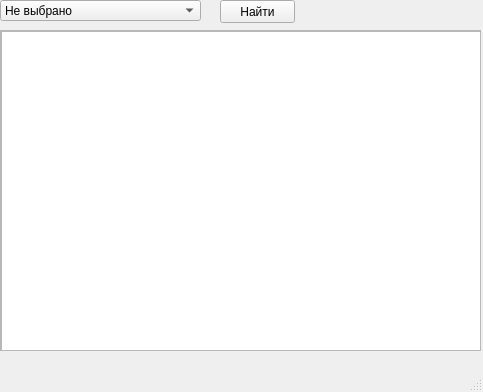
<?xml version="1.0" encoding="UTF-8"?>
<ui version="4.0">
 <class>MainWindow</class>
 <widget class="QMainWindow" name="MainWindow">
  <property name="geometry">
   <rect>
    <x>0</x>
    <y>0</y>
    <width>483</width>
    <height>392</height>
   </rect>
  </property>
  <property name="minimumSize">
   <size>
    <width>483</width>
    <height>392</height>
   </size>
  </property>
  <property name="maximumSize">
   <size>
    <width>483</width>
    <height>392</height>
   </size>
  </property>
  <property name="windowTitle">
   <string>MainWindow</string>
  </property>
  <widget class="QWidget" name="centralwidget">
   <widget class="QScrollArea" name="scrollArea">
    <property name="geometry">
     <rect>
      <x>0</x>
      <y>30</y>
      <width>481</width>
      <height>321</height>
     </rect>
    </property>
    <property name="widgetResizable">
     <bool>true</bool>
    </property>
    <widget class="QWidget" name="scrollAreaWidgetContents">
     <property name="geometry">
      <rect>
       <x>0</x>
       <y>0</y>
       <width>479</width>
       <height>319</height>
      </rect>
     </property>
     <widget class="QTableWidget" name="films_table">
      <property name="geometry">
       <rect>
        <x>0</x>
        <y>0</y>
        <width>481</width>
        <height>321</height>
       </rect>
      </property>
      <property name="sizePolicy">
       <sizepolicy hsizetype="Ignored" vsizetype="Ignored">
        <horstretch>0</horstretch>
        <verstretch>0</verstretch>
       </sizepolicy>
      </property>
     </widget>
    </widget>
   </widget>
   <widget class="QComboBox" name="comboBox">
    <property name="geometry">
     <rect>
      <x>0</x>
      <y>0</y>
      <width>201</width>
      <height>21</height>
     </rect>
    </property>
    <property name="editable">
     <bool>false</bool>
    </property>
    <item>
     <property name="text">
      <string>Не выбрано</string>
     </property>
    </item>
    <item>
     <property name="text">
      <string>Ужасы</string>
     </property>
    </item>
    <item>
     <property name="text">
      <string>Комедия</string>
     </property>
    </item>
    <item>
     <property name="text">
      <string>Приключения</string>
     </property>
    </item>
    <item>
     <property name="text">
      <string>Детектив</string>
     </property>
    </item>
    <item>
     <property name="text">
      <string>Музыка</string>
     </property>
    </item>
    <item>
     <property name="text">
      <string>Мистика</string>
     </property>
    </item>
    <item>
     <property name="text">
      <string>Фантастика</string>
     </property>
    </item>
   </widget>
   <widget class="QPushButton" name="btn">
    <property name="geometry">
     <rect>
      <x>220</x>
      <y>0</y>
      <width>75</width>
      <height>23</height>
     </rect>
    </property>
    <property name="text">
     <string>Найти</string>
    </property>
   </widget>
  </widget>
  <widget class="QMenuBar" name="menubar">
   <property name="geometry">
    <rect>
     <x>0</x>
     <y>0</y>
     <width>483</width>
     <height>21</height>
    </rect>
   </property>
  </widget>
  <widget class="QStatusBar" name="statusbar"/>
 </widget>
 <resources/>
 <connections/>
</ui>
